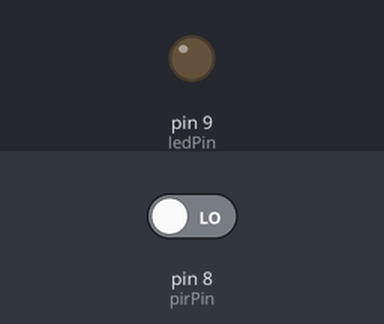
The sketch below on a simulated Arduino Uno, built with avr-gcc and run on an emulated ATmega328P. On the bench: output pins drawn as LEDs (lit = HIGH). The test bench sets the inputs (shaded band); at power-on: pin 8 (pirPin) LOW. What the sketch prints to the serial monitor is not drawn.

Above: at 1.2 s.
1.3 s: pin 8 (pirPin) driven HIGH
At 1.9 s:
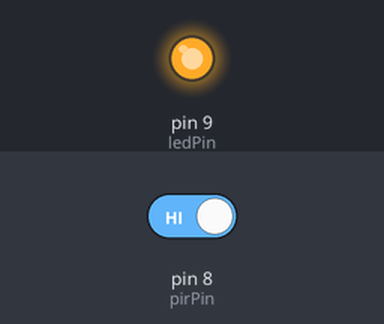
2.8 s: pin 8 (pirPin) driven LOW
At 3.1 s:
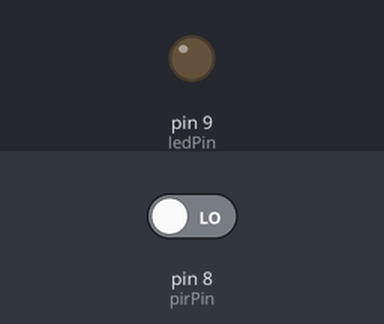
Timing chart, 0 to 5.8 s (numbered marks = the images above; inputs shaded):
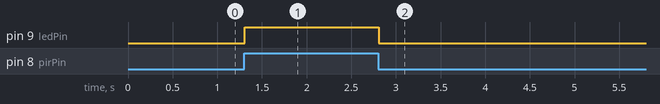

The sketch:

PIR_basic_console.ino
```cpp
// (licence header left out)
// PIR Motion Sensor (HC-SR501) – Basic Example
int pirPin = 8;      // PIR signal pin
int ledPin = 9;      // LED pin
int value = 0;       // PIR reading variable

void setup() {
  pinMode(pirPin, INPUT);     // PIR as input
  pinMode(ledPin, OUTPUT);    // LED as output
  Serial.begin(9600);         // Serial monitor
}

void loop() {
  value = digitalRead(pirPin);   // Read PIR signal
  Serial.println(value);         // Print to serial monitor
  if (value == HIGH) {           // Motion detected
    digitalWrite(ledPin, HIGH);  // Turn LED on
  }
  else {
    digitalWrite(ledPin, LOW);   // No motion → LED off
  }
}
```

Measured:
- after the input at 1.3 s, pin 9 (ledPin): LOW → HIGH at once
- after the input at 2.8 s, pin 9 (ledPin): HIGH → LOW at once
